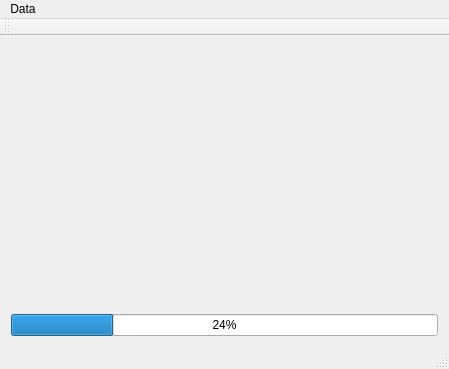
<?xml version="1.0" encoding="UTF-8"?>
<ui version="4.0">
 <class>MainWindow</class>
 <widget class="QMainWindow" name="MainWindow">
  <property name="geometry">
   <rect>
    <x>0</x>
    <y>0</y>
    <width>449</width>
    <height>369</height>
   </rect>
  </property>
  <property name="windowTitle">
   <string>MainWindow</string>
  </property>
  <widget class="QWidget" name="centralWidget">
   <layout class="QVBoxLayout" name="verticalLayout">
    <item>
     <spacer name="verticalSpacer">
      <property name="orientation">
       <enum>Qt::Vertical</enum>
      </property>
      <property name="sizeHint" stdset="0">
       <size>
        <width>20</width>
        <height>40</height>
       </size>
      </property>
     </spacer>
    </item>
    <item>
     <widget class="QProgressBar" name="m_processorProgressBar">
      <property name="value">
       <number>24</number>
      </property>
     </widget>
    </item>
   </layout>
  </widget>
  <widget class="QMenuBar" name="menuBar">
   <property name="geometry">
    <rect>
     <x>0</x>
     <y>0</y>
     <width>449</width>
     <height>21</height>
    </rect>
   </property>
   <widget class="QMenu" name="menuData">
    <property name="title">
     <string>Data</string>
    </property>
    <addaction name="m_refreshAction"/>
   </widget>
   <addaction name="menuData"/>
  </widget>
  <widget class="QToolBar" name="mainToolBar">
   <attribute name="toolBarArea">
    <enum>TopToolBarArea</enum>
   </attribute>
   <attribute name="toolBarBreak">
    <bool>false</bool>
   </attribute>
  </widget>
  <widget class="QStatusBar" name="statusBar"/>
  <action name="m_recomputeAction">
   <property name="text">
    <string>Recompute</string>
   </property>
  </action>
  <action name="m_refreshAction">
   <property name="text">
    <string>Refresh</string>
   </property>
  </action>
 </widget>
 <layoutdefault spacing="6" margin="11"/>
 <resources/>
 <connections>
  <connection>
   <sender>m_refreshAction</sender>
   <signal>triggered()</signal>
   <receiver>MainWindow</receiver>
   <slot>refreshProbas()</slot>
   <hints>
    <hint type="sourcelabel">
     <x>-1</x>
     <y>-1</y>
    </hint>
    <hint type="destinationlabel">
     <x>199</x>
     <y>149</y>
    </hint>
   </hints>
  </connection>
 </connections>
 <slots>
  <slot>refreshProbas()</slot>
 </slots>
</ui>
